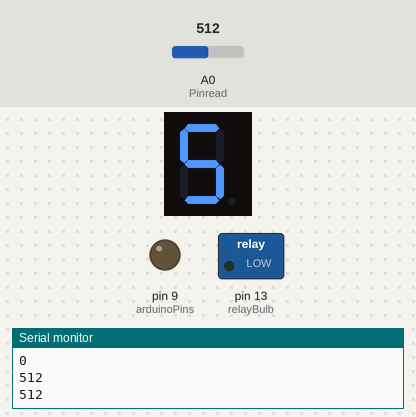
This program was run on a simulated Arduino Uno, built with avr-gcc and run on an emulated ATmega328P. On the bench: 1-digit seven-segment display, switched loads named in the program (green lamp = pin HIGH), output pins drawn as LEDs (lit = HIGH), the last lines printed to the serial monitor. Wiring (inferred from the names in the program): 1-digit 7-segment display, segments lit when HIGH: segments pin 2, pin 3, pin 4, pin 5, pin 6, pin 7, pin 8. The inputs (shaded band) are chosen by the test bench; at power-on: A0 (Pinread) = 512. The segment pins are drawn as the display they are named for; pins used as bus, display or sensor lines are not drawn.

Above: at 1.3 s.
1.4 s: A0 (Pinread) set to 482
At 2.5 s:
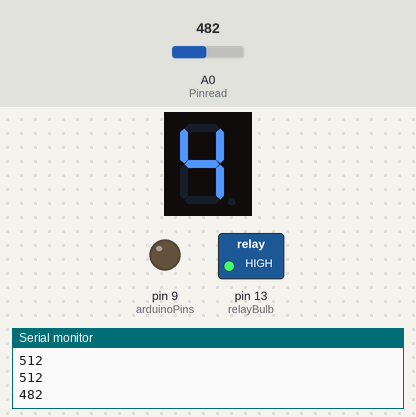
3.5 s: A0 (Pinread) set to 390
At 5.2 s:
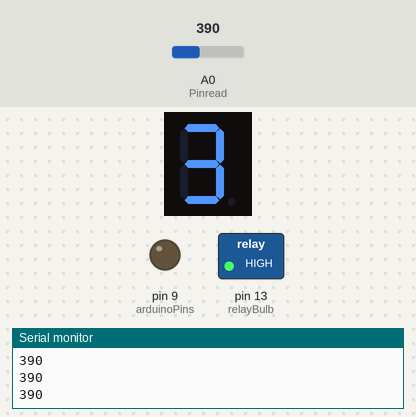
5.5 s: A0 (Pinread) set to 290
At 6.9 s:
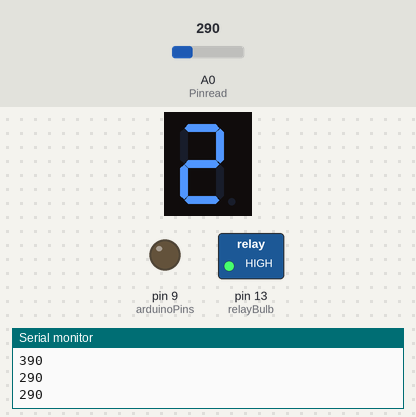
7.5 s: A0 (Pinread) set to 511
At 8.5 s:
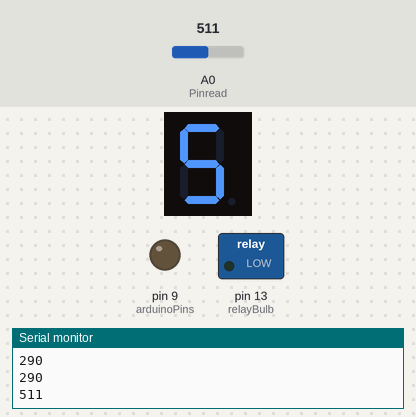
9.5 s: A0 (Pinread) set to 306
At 11.2 s:
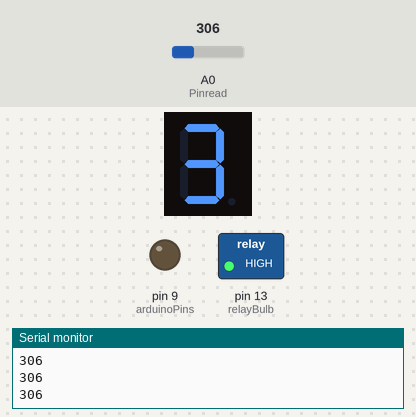
Timing chart, 0 to 12.5 s (numbered marks = the images above; inputs shaded):
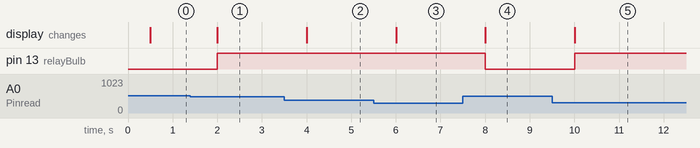

The program:

main.cpp
```cpp
#include <Arduino.h>

// Pin definitions
int Pinread = A0; // Analog pin to read the photoresistor value
int valphoto; // Variable to store the photoresistor value
int relayBulb = 13; // Pin for the relay
int a = 2; // Pin for segment 'a' of the 7-segment display
int b = 3; // Pin for segment 'b' of the 7-segment display
int c = 4; // Pin for segment 'c' of the 7-segment display
int d = 5; // Pin for segment 'd' of the 7-segment display
int e = 6; // Pin for segment 'e' of the 7-segment display
int f = 7; // Pin for segment 'f' of the 7-segment display
int g = 8; // Pin for segment 'g' of the 7-segment display

void setup () {
  // Initialize serial communication at 9600 bps
  Serial.begin(9600);

  // Set the photoresistor pin as input
  pinMode(Pinread, INPUT);

  // Array to store the Arduino pin numbers output to the 7-segment display segments
  int arduinoPins[] = {2, 3, 4, 5, 6, 7, 9};

  // Loop through the arduino_pins array storing the Arduino pin numbers
  for (int i = 2; i < 10; i++) {
    // Arduino output based on the loop on the array
    pinMode(i, OUTPUT);
  }

  // Set the Relay pins as outputs
    pinMode(relayBulb, OUTPUT);

}

// Function to display the number 0 on the 7-segment display
void zero() {
  digitalWrite(a, HIGH);
  digitalWrite(b, HIGH);
  digitalWrite(c, HIGH);
  digitalWrite(d, HIGH);
  digitalWrite(e, HIGH);
  digitalWrite(f, HIGH);
  digitalWrite(g, LOW);
}

// Function to display the number 1 on the 7-segment display
void one() {
  digitalWrite(a, LOW);
  digitalWrite(b, HIGH);
  digitalWrite(c, HIGH);
  digitalWrite(d, LOW);
  digitalWrite(e, LOW);
  digitalWrite(f, LOW);
  digitalWrite(g, LOW);
}

// Function to display the number 2 on the 7-segment display
void two() {
  digitalWrite(a, HIGH);
  digitalWrite(b, HIGH);
  digitalWrite(c, LOW);
  digitalWrite(d, HIGH);
  digitalWrite(e, HIGH);
  digitalWrite(f, LOW);
  digitalWrite(g, HIGH);
}

// Function to display the number 3 on the 7-segment display
void three() {
  digitalWrite(a, HIGH);
  digitalWrite(b, HIGH);
  digitalWrite(c, HIGH);
  digitalWrite(d, HIGH);
  digitalWrite(e, LOW);
  digitalWrite(f, LOW);
  digitalWrite(g, HIGH);
}

// Function to display the number 4 on the 7-segment display
void four() {
  digitalWrite(a, LOW);
  digitalWrite(b, HIGH);
  digitalWrite(c, HIGH);
  digitalWrite(d, LOW);
  digitalWrite(e, LOW);
  digitalWrite(f, HIGH);
  digitalWrite(g, HIGH);
}

// Function to display the number 5 on the 7-segment display
void five() {
  digitalWrite(a, HIGH);
  digitalWrite(b, LOW);
  digitalWrite(c, HIGH);
  digitalWrite(d, HIGH);
  digitalWrite(e, LOW);
  digitalWrite(f, HIGH);
  digitalWrite(g, HIGH);
}

// Function to display the number 6 on the 7-segment display
void six() {
  digitalWrite(a, HIGH);
  digitalWrite(b, LOW);
  digitalWrite(c, HIGH);
  digitalWrite(d, HIGH);
  digitalWrite(e, HIGH);
  digitalWrite(f, HIGH);
  digitalWrite(g, HIGH);
}

void loop() {
  // Send the value to the serial monitor
  Serial.println(valphoto);

  // Read the value from the photoresistor
  valphoto = analogRead(Pinread);

  // Delay time to display the photoresistor value on the serial monitor
  delay(500);

  // Display a number on the 7-segment display based on the photoresistor value
  if (valphoto < 100) {
      // Display de number 0 and turn on the relay
      zero();
    digitalWrite(relayBulb, HIGH);

  } else if (valphoto < 200) {
      // Display de number 1 and turn on the relay
      one();
      digitalWrite(relayBulb, HIGH);

  } else if (valphoto < 300) {
      // Display de number 2 and turn on the relay
      two();
      digitalWrite(relayBulb, HIGH);

  } else if (valphoto < 400) {
      // Display de number 3 and turn on the relay
      three();
      digitalWrite(relayBulb, HIGH);

  } else if (valphoto < 500) {
      // Display de number 4 and turn on the relay
      four();
      digitalWrite(relayBulb, HIGH);

  } else if (valphoto < 600) {
      // Display de number 5 and turn on the relay
      five();
      digitalWrite(relayBulb, LOW);

  }  else {
    // Display de number 6 and turn on the relay
      six();
      digitalWrite(relayBulb, LOW);
  }

}
```

Measured:
- the behaviour switches between 500 and 499 on A0 (Pinread) (found by bisection; images 0 and 1)
- after the input at 1.4 s, pin 13 (relayBulb): LOW → HIGH after 0.60 s; the display: changes after 0.60 s (image 1)
- after the input at 3.5 s, the display: changes after 0.50 s (image 2)
- after the input at 5.5 s, the display: changes after 0.50 s (image 3)
- after the input at 7.5 s, pin 13 (relayBulb): HIGH → LOW after 0.51 s; the display: changes after 0.51 s (image 4)
- after the input at 9.5 s, pin 13 (relayBulb): LOW → HIGH after 0.51 s; the display: changes after 0.51 s (image 5)
